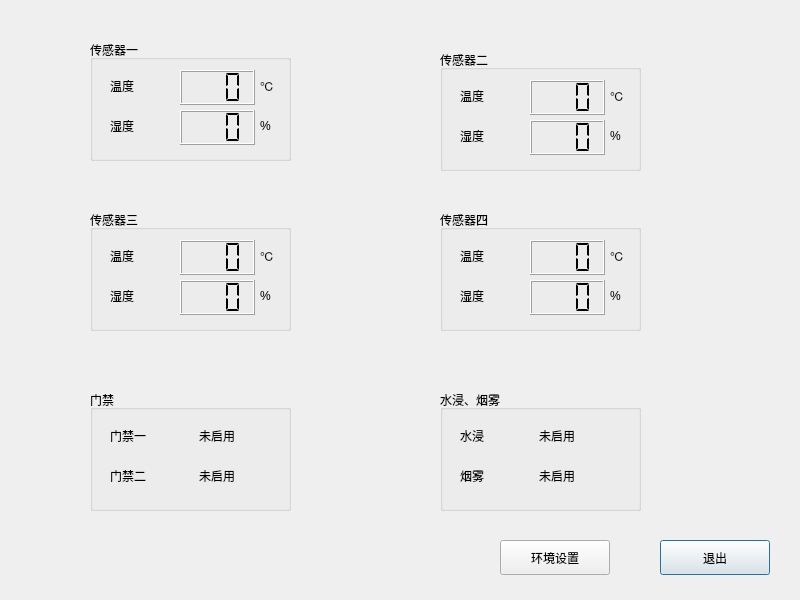
<?xml version="1.0" encoding="UTF-8"?>
<ui version="4.0">
 <class>ENV_SensorDlg</class>
 <widget class="QDialog" name="ENV_SensorDlg">
  <property name="geometry">
   <rect>
    <x>0</x>
    <y>0</y>
    <width>800</width>
    <height>600</height>
   </rect>
  </property>
  <property name="windowTitle">
   <string>Dialog</string>
  </property>
  <widget class="QGroupBox" name="groupBox">
   <property name="geometry">
    <rect>
     <x>90</x>
     <y>40</y>
     <width>201</width>
     <height>121</height>
    </rect>
   </property>
   <property name="title">
    <string>传感器一</string>
   </property>
   <widget class="QLabel" name="label">
    <property name="geometry">
     <rect>
      <x>20</x>
      <y>30</y>
      <width>50</width>
      <height>31</height>
     </rect>
    </property>
    <property name="text">
     <string>温度</string>
    </property>
   </widget>
   <widget class="QLCDNumber" name="temLcd">
    <property name="geometry">
     <rect>
      <x>90</x>
      <y>30</y>
      <width>75</width>
      <height>35</height>
     </rect>
    </property>
    <property name="numDigits">
     <number>3</number>
    </property>
    <property name="segmentStyle">
     <enum>QLCDNumber::Flat</enum>
    </property>
   </widget>
   <widget class="QLabel" name="label_2">
    <property name="geometry">
     <rect>
      <x>20</x>
      <y>70</y>
      <width>50</width>
      <height>31</height>
     </rect>
    </property>
    <property name="text">
     <string>湿度</string>
    </property>
   </widget>
   <widget class="QLCDNumber" name="humLcd">
    <property name="geometry">
     <rect>
      <x>90</x>
      <y>70</y>
      <width>75</width>
      <height>35</height>
     </rect>
    </property>
    <property name="numDigits">
     <number>3</number>
    </property>
    <property name="segmentStyle">
     <enum>QLCDNumber::Flat</enum>
    </property>
   </widget>
   <widget class="QLabel" name="label_13">
    <property name="geometry">
     <rect>
      <x>170</x>
      <y>30</y>
      <width>21</width>
      <height>31</height>
     </rect>
    </property>
    <property name="text">
     <string>℃</string>
    </property>
   </widget>
   <widget class="QLabel" name="label_14">
    <property name="geometry">
     <rect>
      <x>170</x>
      <y>70</y>
      <width>21</width>
      <height>31</height>
     </rect>
    </property>
    <property name="text">
     <string>%</string>
    </property>
   </widget>
  </widget>
  <widget class="QGroupBox" name="groupBox_2">
   <property name="geometry">
    <rect>
     <x>440</x>
     <y>50</y>
     <width>201</width>
     <height>121</height>
    </rect>
   </property>
   <property name="title">
    <string>传感器二</string>
   </property>
   <widget class="QLabel" name="label_3">
    <property name="geometry">
     <rect>
      <x>20</x>
      <y>30</y>
      <width>50</width>
      <height>31</height>
     </rect>
    </property>
    <property name="text">
     <string>温度</string>
    </property>
   </widget>
   <widget class="QLCDNumber" name="temLcd_2">
    <property name="geometry">
     <rect>
      <x>90</x>
      <y>30</y>
      <width>75</width>
      <height>35</height>
     </rect>
    </property>
    <property name="numDigits">
     <number>3</number>
    </property>
    <property name="segmentStyle">
     <enum>QLCDNumber::Flat</enum>
    </property>
   </widget>
   <widget class="QLabel" name="label_4">
    <property name="geometry">
     <rect>
      <x>20</x>
      <y>70</y>
      <width>50</width>
      <height>31</height>
     </rect>
    </property>
    <property name="text">
     <string>湿度</string>
    </property>
   </widget>
   <widget class="QLCDNumber" name="humLcd_2">
    <property name="geometry">
     <rect>
      <x>90</x>
      <y>70</y>
      <width>75</width>
      <height>35</height>
     </rect>
    </property>
    <property name="numDigits">
     <number>3</number>
    </property>
    <property name="segmentStyle">
     <enum>QLCDNumber::Flat</enum>
    </property>
   </widget>
   <widget class="QLabel" name="label_15">
    <property name="geometry">
     <rect>
      <x>170</x>
      <y>70</y>
      <width>21</width>
      <height>31</height>
     </rect>
    </property>
    <property name="text">
     <string>%</string>
    </property>
   </widget>
   <widget class="QLabel" name="label_16">
    <property name="geometry">
     <rect>
      <x>170</x>
      <y>30</y>
      <width>21</width>
      <height>31</height>
     </rect>
    </property>
    <property name="text">
     <string>℃</string>
    </property>
   </widget>
  </widget>
  <widget class="QGroupBox" name="groupBox_3">
   <property name="geometry">
    <rect>
     <x>90</x>
     <y>210</y>
     <width>201</width>
     <height>121</height>
    </rect>
   </property>
   <property name="title">
    <string>传感器三</string>
   </property>
   <widget class="QLabel" name="label_5">
    <property name="geometry">
     <rect>
      <x>20</x>
      <y>30</y>
      <width>50</width>
      <height>31</height>
     </rect>
    </property>
    <property name="text">
     <string>温度</string>
    </property>
   </widget>
   <widget class="QLCDNumber" name="temLcd_3">
    <property name="geometry">
     <rect>
      <x>90</x>
      <y>30</y>
      <width>75</width>
      <height>35</height>
     </rect>
    </property>
    <property name="numDigits">
     <number>3</number>
    </property>
    <property name="segmentStyle">
     <enum>QLCDNumber::Flat</enum>
    </property>
   </widget>
   <widget class="QLabel" name="label_6">
    <property name="geometry">
     <rect>
      <x>20</x>
      <y>70</y>
      <width>50</width>
      <height>31</height>
     </rect>
    </property>
    <property name="text">
     <string>湿度</string>
    </property>
   </widget>
   <widget class="QLCDNumber" name="humLcd_3">
    <property name="geometry">
     <rect>
      <x>90</x>
      <y>70</y>
      <width>75</width>
      <height>35</height>
     </rect>
    </property>
    <property name="numDigits">
     <number>3</number>
    </property>
    <property name="segmentStyle">
     <enum>QLCDNumber::Flat</enum>
    </property>
   </widget>
   <widget class="QLabel" name="label_17">
    <property name="geometry">
     <rect>
      <x>170</x>
      <y>70</y>
      <width>21</width>
      <height>31</height>
     </rect>
    </property>
    <property name="text">
     <string>%</string>
    </property>
   </widget>
   <widget class="QLabel" name="label_18">
    <property name="geometry">
     <rect>
      <x>170</x>
      <y>30</y>
      <width>21</width>
      <height>31</height>
     </rect>
    </property>
    <property name="text">
     <string>℃</string>
    </property>
   </widget>
  </widget>
  <widget class="QGroupBox" name="groupBox_4">
   <property name="geometry">
    <rect>
     <x>440</x>
     <y>210</y>
     <width>201</width>
     <height>121</height>
    </rect>
   </property>
   <property name="title">
    <string>传感器四</string>
   </property>
   <widget class="QLabel" name="label_7">
    <property name="geometry">
     <rect>
      <x>20</x>
      <y>30</y>
      <width>50</width>
      <height>31</height>
     </rect>
    </property>
    <property name="text">
     <string>温度</string>
    </property>
   </widget>
   <widget class="QLCDNumber" name="temLcd_4">
    <property name="geometry">
     <rect>
      <x>90</x>
      <y>30</y>
      <width>75</width>
      <height>35</height>
     </rect>
    </property>
    <property name="numDigits">
     <number>3</number>
    </property>
    <property name="segmentStyle">
     <enum>QLCDNumber::Flat</enum>
    </property>
   </widget>
   <widget class="QLabel" name="label_8">
    <property name="geometry">
     <rect>
      <x>20</x>
      <y>70</y>
      <width>50</width>
      <height>31</height>
     </rect>
    </property>
    <property name="text">
     <string>湿度</string>
    </property>
   </widget>
   <widget class="QLCDNumber" name="humLcd_4">
    <property name="geometry">
     <rect>
      <x>90</x>
      <y>70</y>
      <width>75</width>
      <height>35</height>
     </rect>
    </property>
    <property name="numDigits">
     <number>3</number>
    </property>
    <property name="segmentStyle">
     <enum>QLCDNumber::Flat</enum>
    </property>
   </widget>
   <widget class="QLabel" name="label_19">
    <property name="geometry">
     <rect>
      <x>170</x>
      <y>70</y>
      <width>21</width>
      <height>31</height>
     </rect>
    </property>
    <property name="text">
     <string>%</string>
    </property>
   </widget>
   <widget class="QLabel" name="label_20">
    <property name="geometry">
     <rect>
      <x>170</x>
      <y>30</y>
      <width>21</width>
      <height>31</height>
     </rect>
    </property>
    <property name="text">
     <string>℃</string>
    </property>
   </widget>
  </widget>
  <widget class="QGroupBox" name="groupBox_5">
   <property name="geometry">
    <rect>
     <x>90</x>
     <y>390</y>
     <width>201</width>
     <height>121</height>
    </rect>
   </property>
   <property name="title">
    <string>门禁</string>
   </property>
   <widget class="QLabel" name="label_9">
    <property name="geometry">
     <rect>
      <x>20</x>
      <y>30</y>
      <width>50</width>
      <height>31</height>
     </rect>
    </property>
    <property name="text">
     <string>门禁一</string>
    </property>
   </widget>
   <widget class="QLabel" name="label_10">
    <property name="geometry">
     <rect>
      <x>20</x>
      <y>70</y>
      <width>50</width>
      <height>31</height>
     </rect>
    </property>
    <property name="text">
     <string>门禁二</string>
    </property>
   </widget>
   <widget class="QLabel" name="door">
    <property name="geometry">
     <rect>
      <x>109</x>
      <y>30</y>
      <width>61</width>
      <height>31</height>
     </rect>
    </property>
    <property name="text">
     <string>未启用</string>
    </property>
   </widget>
   <widget class="QLabel" name="door_2">
    <property name="geometry">
     <rect>
      <x>109</x>
      <y>70</y>
      <width>61</width>
      <height>31</height>
     </rect>
    </property>
    <property name="text">
     <string>未启用</string>
    </property>
   </widget>
  </widget>
  <widget class="QGroupBox" name="groupBox_6">
   <property name="geometry">
    <rect>
     <x>440</x>
     <y>390</y>
     <width>201</width>
     <height>121</height>
    </rect>
   </property>
   <property name="title">
    <string>水浸、烟雾</string>
   </property>
   <widget class="QLabel" name="label_11">
    <property name="geometry">
     <rect>
      <x>20</x>
      <y>30</y>
      <width>50</width>
      <height>31</height>
     </rect>
    </property>
    <property name="text">
     <string>水浸</string>
    </property>
   </widget>
   <widget class="QLabel" name="label_12">
    <property name="geometry">
     <rect>
      <x>20</x>
      <y>70</y>
      <width>50</width>
      <height>31</height>
     </rect>
    </property>
    <property name="text">
     <string>烟雾</string>
    </property>
   </widget>
   <widget class="QLabel" name="water">
    <property name="geometry">
     <rect>
      <x>99</x>
      <y>30</y>
      <width>61</width>
      <height>31</height>
     </rect>
    </property>
    <property name="text">
     <string>未启用</string>
    </property>
   </widget>
   <widget class="QLabel" name="smoke">
    <property name="geometry">
     <rect>
      <x>99</x>
      <y>70</y>
      <width>61</width>
      <height>31</height>
     </rect>
    </property>
    <property name="text">
     <string>未启用</string>
    </property>
   </widget>
  </widget>
  <widget class="QPushButton" name="quitBtn">
   <property name="geometry">
    <rect>
     <x>660</x>
     <y>540</y>
     <width>110</width>
     <height>35</height>
    </rect>
   </property>
   <property name="text">
    <string>退出</string>
   </property>
  </widget>
  <widget class="QPushButton" name="setBtn">
   <property name="geometry">
    <rect>
     <x>500</x>
     <y>540</y>
     <width>110</width>
     <height>35</height>
    </rect>
   </property>
   <property name="text">
    <string>环境设置</string>
   </property>
  </widget>
 </widget>
 <resources/>
 <connections>
  <connection>
   <sender>quitBtn</sender>
   <signal>clicked()</signal>
   <receiver>ENV_SensorDlg</receiver>
   <slot>close()</slot>
   <hints>
    <hint type="sourcelabel">
     <x>714</x>
     <y>557</y>
    </hint>
    <hint type="destinationlabel">
     <x>399</x>
     <y>299</y>
    </hint>
   </hints>
  </connection>
 </connections>
</ui>
